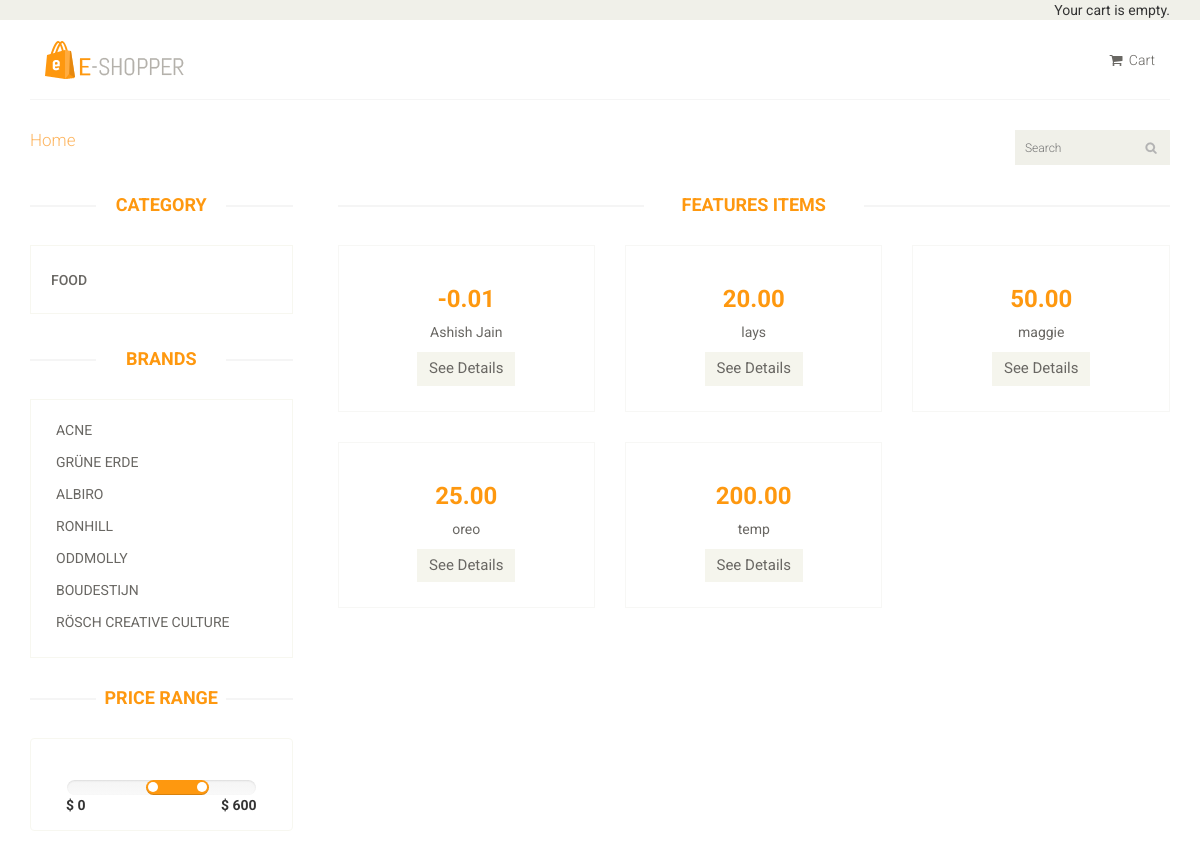
Page /cart/ (upper part) on the earlier database version.
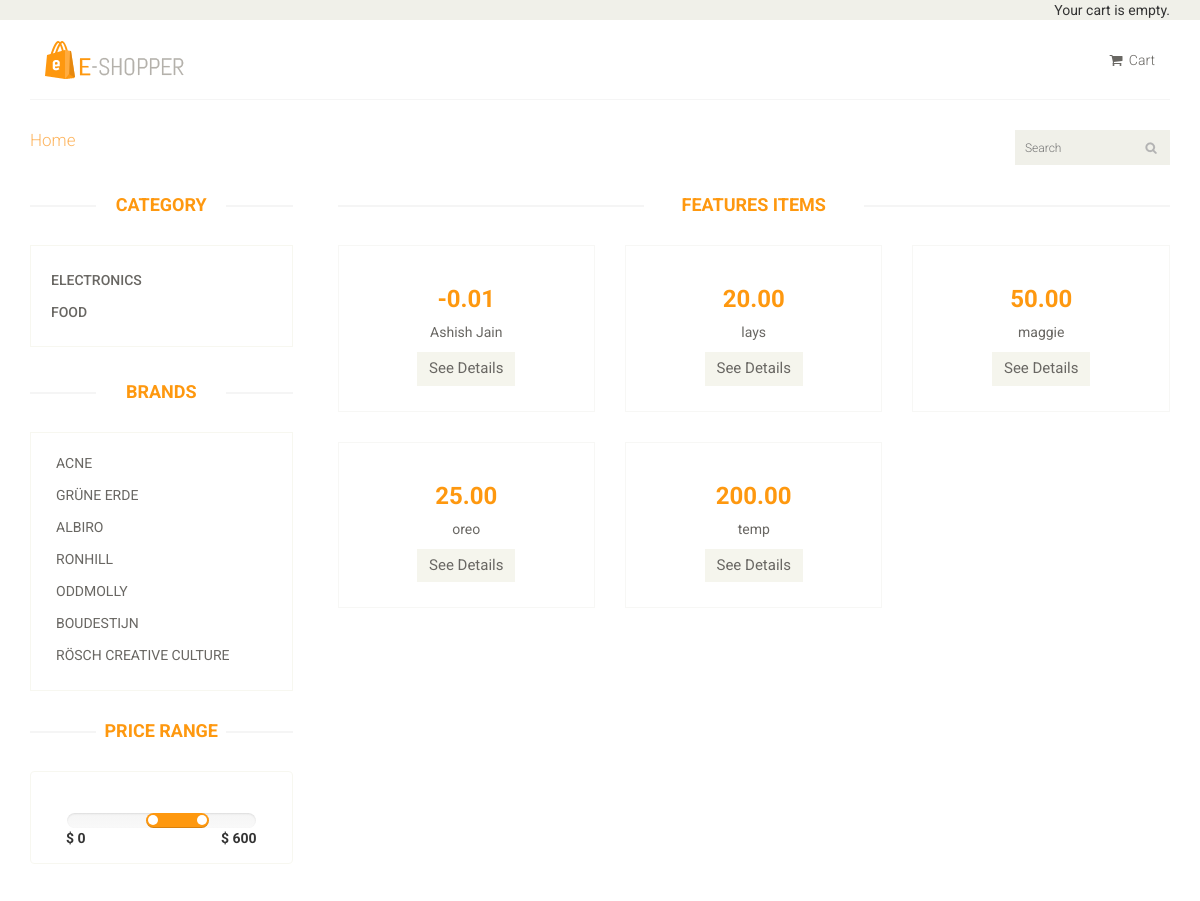
Same page on the later database version.
### cart/models.py (models this page shows, shortened)
class category(models.Model):
    name=models.CharField(max_length=200,db_index=True)
    slug=models.SlugField(max_length=200,unique=True)
    class Meta:
        ordering = ('name',)
        verbose_name = 'category'
        verbose_name_plural = 'categories'

class product(models.Model):
    category=models.ForeignKey(category,related_name='products',on_delete=models.CASCADE)
    name=models.CharField(max_length=200,db_index=True)
    slug=models.SlugField(max_length=200,db_index=True)
    image=models.ImageField(upload_to='products/%Y/%m/%d',blank=True)
    description	=models.TextField(blank=True)
    price	=	models.DecimalField(max_digits=10,	decimal_places=2)
    available	=	models.BooleanField(default=True)
    created	=	models.DateTimeField(auto_now_add=True)
    updated	=	models.DateTimeField(auto_now=True)
    class	Meta:
        ordering=('name',)
        index_together=(('id',	'slug'),)
    def	get_absolute_url(self):
        return	reverse('cart:product_detail',args=[self.id,self.slug])

### cart/views.py (the view)
# urls.py: path('',views.product_list,	name='product_list'),
def	product_list(request,	category_slug=None):
        product_category=None
        categories=category.objects.all()
        products=product.objects.filter(available=True)
        if	category_slug:
            product_category=get_object_or_404(categories,slug=category_slug)
            products=products.filter(category=category)
        return render(request,'list.html',{'category':	product_category,'categories':	categories,'products':products})

### cartsession/cart.py (called while the page is built)
    def	__len__(self):
        return	sum(item['quantity']	for	item	in	self.cart.values())

### cartsession/context_processors.py (called while the page is built)
def	cart(request):
	return	{'cart':	Cart(request)}

### templates/list.html (shortened to what this page needs)
{% extends 'base.html' %}
{% load static %}
		{% block body %}
		<section>
					<div class="col-sm-9 padding-right">
						<div class="features_items">
							<h2 class="title text-center">Features Items</h2>
							{% for p in products %}
							<div class="col-sm-4">
								<div class="product-image-wrapper">
									<div class="single-products">
											<div class="productinfo text-center">
												<h2  >{{p.price}}</h2> </a>
												<a href="{{p.get_absolute_url}}"> 	<p>{{p.name}}</p> </a>
												<a href="{{p.get_absolute_url}}" class="btn btn-default add-to-cart">See Details</a>
											</div>
									</div>
								</div>
							</div>
							{%endfor%}
								</div>
							</div>
						</div>
					</div>
		{% endblock %}

### templates/base.html (shortened to what this page needs)
{% load static %}
<!DOCTYPE html>
<html lang="en">
<head>
    <link href="{%static 'css/bootstrap.min.css' %}" rel="stylesheet">
    <link href="{%static 'css/font-awesome.min.css' %}" rel="stylesheet">
    <link href="{%static 'css/prettyPhoto.css' %}" rel="stylesheet">
    <link href="{%static 'css/price-range.css' %}" rel="stylesheet">
    <link href="{%static 'css/animate.css" rel="stylesheet">
	<link href="{%static 'css/main.css' %}" rel="stylesheet">
	<link href="{%static 'css/responsive.css' %}" rel="stylesheet">
</head>
<body>
	<header id="header">
		<div class="header_top">
			<div class="container">
				<div class="row">
					<div class="col-sm-6">
						<div class="social-icons pull-right">
								{%	with	total_items=cart|length	%}
      {%	if	cart|length	>	0	%}
          Your	cart:
          <a	href="{%	url	'cartsession:cart_detail'	%}">
              {{	total_items	}}	item{{	total_items|pluralize	}},
              ${{	cart.get_total_price	}}
          </a>
          <a href="{% url 'cartsession:clear' %}">clear cart</a>
      {%	else	%}
          Your	cart	is	empty.
      {%	endif	%}
  {%	endwith	%}
						</div>
					</div>
				</div>
			</div>
		</div>
		<div class="header-middle">
			<div class="container">
				<div class="row">
					<div class="col-md-4 clearfix">
						<div class="logo pull-left">
							<a href="#"><img src="{% static 'images/home/logo.png' %}" alt="" /></a>
						</div>
					</div>
					<div class="col-md-8 clearfix">
						<div class="shop-menu clearfix pull-right">
							<ul class="nav navbar-nav">
								<li><a href="{%	url	'cartsession:cart_detail'	%}"><i class="fa fa-shopping-cart"></i> Cart</a></li>
							</ul>
						</div>
					</div>
				</div>
			</div>
		</div>
		<div class="header-bottom">
			<div class="container">
				<div class="row">
					<div class="col-sm-9">
						<div class="mainmenu pull-left">
							<ul class="nav navbar-nav collapse navbar-collapse">
								<li><a href="/cart" class="active">Home</a></li>
							</ul>
						</div>
					</div>
					<div class="col-sm-3">
						<div class="search_box pull-right">
							<input type="text" placeholder="Search"/>
						</div>
					</div>
				</div>
			</div>
		</div>
	</header>
	<div class="container">
		<div class="row">
			<div class="col-sm-3">
				<div class="left-sidebar">
					<h2>Category</h2>
					<div class="panel-group category-products" id="accordian">
						{% for c in categories %}
						<div class="panel panel-default">
							<div class="panel-heading">
								<h4 class="panel-title"><a href="#">{{c.name}}</a></h4>
							</div>
						</div>
						{% endfor %}
					</div>
					<div class="brands_products">
						<h2>Brands</h2>
						<div class="brands-name">
							<ul class="nav nav-pills nav-stacked">
								<li><a href="#"> Acne</a></li>
								<li><a href="#"> Grüne Erde</a></li>
								<li><a href="#"> Albiro</a></li>
								<li><a href="#"> Ronhill</a></li>
								<li><a href="#"> Oddmolly</a></li>
								<li><a href="#"> Boudestijn</a></li>
								<li><a href="#"> Rösch creative culture</a></li>
							</ul>
						</div>
					</div>
					<div class="price-range">
						<h2>Price Range</h2>
						<div class="well text-center">
							 <input type="text" class="span2" value="" data-slider-min="0" data-slider-max="600" data-slider-step="5" data-slider-value="[250,450]" id="sl2" ><br />
							 <b class="pull-left">$ 0</b> <b class="pull-right">$ 600</b>
						</div>
					</div>
				</div>
			</div>
	{% block body %}
	{% endblock %}
</body>
</html>

Differences in the rows shown:
added category: name "ELECTRONICS"
